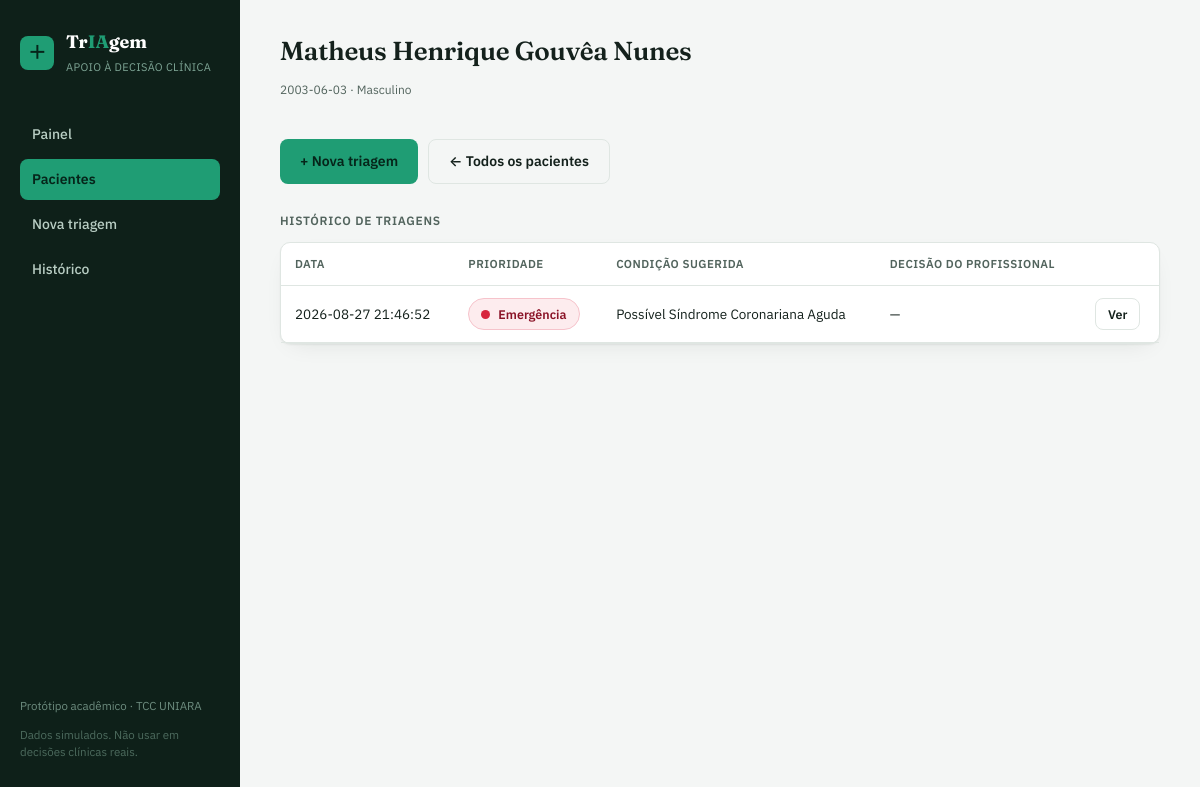
The page /pacientes/1 on the database its author committed.
### tables this page shows
CREATE TABLE pacientes (
            id INTEGER PRIMARY KEY AUTOINCREMENT,
            nome TEXT NOT NULL,
            data_nascimento TEXT,
            sexo TEXT,
            cartao_sus TEXT,
            criado_em TEXT NOT NULL
        );

CREATE TABLE triagens (
            id INTEGER PRIMARY KEY AUTOINCREMENT,
            paciente_id INTEGER NOT NULL,
            temperatura REAL,
            freq_cardiaca INTEGER,
            pas INTEGER,
            pad INTEGER,
            spo2 INTEGER,
            consciencia TEXT,
            sintomas TEXT,
            prioridade INTEGER,
            prioridade_label TEXT,
            condicao_sugerida TEXT,
            confianca_prioridade REAL,
            confianca_condicao REAL,
            decisao_profissional TEXT,
            observacoes TEXT,
            criado_em TEXT NOT NULL,
            FOREIGN KEY (paciente_id) REFERENCES pacientes(id)
        );

### app.py (the view)
@app.route("/pacientes/<int:paciente_id>")
def paciente_detalhe(paciente_id):
    paciente = db.obter_paciente(paciente_id)
    if not paciente:
        flash("Paciente não encontrado.", "erro")
        return redirect(url_for("pacientes_lista"))
    triagens = db.listar_triagens(paciente_id)
    return render_template("paciente_detalhe.html", paciente=paciente, triagens=triagens)

### app.py (called while the page is built)
@app.context_processor
def inject_globals():
    return {"sintomas_lista": SINTOMAS, "sintomas_labels": SINTOMAS_LABELS}

### database.py (called while the page is built)
def get_conn():
    os.makedirs(os.path.dirname(DB_PATH), exist_ok=True)
    conn = sqlite3.connect(DB_PATH)
    conn.row_factory = sqlite3.Row
    conn.execute("PRAGMA foreign_keys = ON")
    return conn

def obter_paciente(paciente_id):
    conn = get_conn()
    row = conn.execute("SELECT * FROM pacientes WHERE id = ?", (paciente_id,)).fetchone()
    conn.close()
    return row

def listar_triagens(paciente_id=None):
    conn = get_conn()
    if paciente_id:
        rows = conn.execute(
            """SELECT t.*, p.nome as paciente_nome FROM triagens t
               JOIN pacientes p ON p.id = t.paciente_id
               WHERE t.paciente_id = ? ORDER BY t.criado_em DESC""",
            (paciente_id,),
        ).fetchall()
    else:
        rows = conn.execute(
            """SELECT t.*, p.nome as paciente_nome FROM triagens t
               JOIN pacientes p ON p.id = t.paciente_id
               ORDER BY t.criado_em DESC LIMIT 200"""
        ).fetchall()
    conn.close()
    return rows

### templates/paciente_detalhe.html (shortened to what this page needs)
{% extends "base.html" %}
{% block heading %}{{ paciente.nome }}{% endblock %}
{% block subheading %}<p class="form-hint">{{ paciente.data_nascimento or 'Data de nascimento não informada' }} · {{ paciente.sexo or 'Sexo não informado' }}</p>{% endblock %}
{% block content %}
<div class="btn-row" style="margin-bottom: 24px;">
  <a class="btn" href="{{ url_for('triagem_nova', paciente_id=paciente.id) }}">+ Nova triagem</a>
  <a class="btn btn-secondary" href="{{ url_for('pacientes_lista') }}">← Todos os pacientes</a>
</div>
<div class="section-title">Histórico de triagens</div>
<div class="card" style="padding:0;">
  {% if triagens %}
  <table>
    <thead><tr><th>Data</th><th>Prioridade</th><th>Condição sugerida</th><th>Decisão do profissional</th><th></th></tr></thead>
    <tbody>
      {% for t in triagens %}
      <tr>
        <td>{{ t.criado_em.replace('T', ' ') }}</td>
        <td><span class="priority-badge p-{{ t.prioridade }}"><span class="dot"></span>{{ t.prioridade_label }}</span></td>
        <td>{{ t.condicao_sugerida }}</td>
        <td>{{ t.decisao_profissional or '—' }}</td>
        <td><a class="btn btn-secondary" style="padding:6px 12px;font-size:12.5px;" href="{{ url_for('triagem_resultado', triagem_id=t.id) }}">Ver</a></td>
      </tr>
      {% endfor %}
    </tbody>
  </table>
  {% else %}
  <div class="empty-state">Este paciente ainda não possui triagens registradas.</div>
  {% endif %}
</div>
{% endblock %}

### static/css/style.css (style rules this page uses)
:root { --bg: #f4f6f5; --panel: #ffffff; --ink: #14211c; --ink-soft: #52645d; --line: #dfe6e2; --sidebar: #0e2019; --sidebar-ink: #cfe0d8; --accent: #1f9d74; --accent-ink: #0b3d2c; --accent-soft: #e4f5ee; --p1: #d7263d; --p2: #f4772e; --p3: #e6b800; --p4: #2f9e44; --p5: #2b7de9; --radius: 10px; --shadow: 0 1px 2px rgba(14, 32, 25, 0.06), 0 8px 24px -12px rgba(14, 32, 25, 0.12); }
* { box-sizing: border-box; }
html, body { margin: 0; padding: 0; background: var(--bg); color: var(--ink); font-family: 'IBM Plex Sans', -apple-system, BlinkMacSystemFont, sans-serif; font-size: 15px; line-height: 1.5; }
a { color: inherit; text-decoration: none; }
.card { background: var(--panel); border: 1px solid var(--line); border-radius: var(--radius); padding: 24px; box-shadow: var(--shadow); }
.form-hint { font-size: 12px; color: var(--ink-soft); margin-top: 4px; }
.btn { display: inline-flex; align-items: center; gap: 8px; padding: 11px 20px; border-radius: 8px; border: none; background: var(--accent); color: #06251a; font-weight: 600; font-size: 14px; cursor: pointer; font-family: inherit; }
.btn-secondary { background: transparent; color: var(--ink); border: 1px solid var(--line); }
.btn-row { display: flex; gap: 10px; margin-top: 8px; }
table { width: 100%; border-collapse: collapse; font-size: 13.5px; }
th, td { text-align: left; padding: 12px 14px; border-bottom: 1px solid var(--line); }
th { font-size: 11.5px; text-transform: uppercase; letter-spacing: 0.04em; color: var(--ink-soft); font-weight: 600; }
.priority-badge { display: inline-flex; align-items: center; gap: 8px; padding: 6px 12px; border-radius: 999px; font-size: 12.5px; font-weight: 600; border: 1px solid transparent; }
.priority-badge .dot { width: 9px; height: 9px; border-radius: 50%; flex-shrink: 0; }
.p-1 { background: #fdecee; color: #8a1226; border-color: #f6c3cb; }
.p-1 .dot { background: var(--p1); }
.section-title { font-size: 12px; text-transform: uppercase; letter-spacing: 0.06em; color: var(--ink-soft); font-weight: 600; margin: 28px 0 12px 0; }

### rows shown on the page
pacientes: nome "Matheus Henrique Gouvêa Nunes", data_nascimento "2003-06-03", sexo "Masculino"
triagens: criado_em.replace "2026-08-27 21:46:52", prioridade_label "Emergência", condicao_sugerida "Possível Síndrome Coronariana Aguda", decisao_profissional "—"
